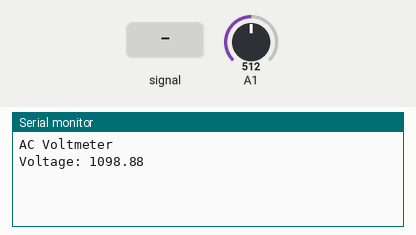
Simulated run of this sketch. Board: Arduino Uno, built with avr-gcc and run on an emulated ATmega328P. On the bench: the last lines printed to the serial monitor. The inputs (shaded band) are chosen by the test bench; at power-on: A1 = 512.

Above: at 1.2 s.
1.3 s: A1 fed a 200 Hz sine of ±81 counts around its level
At 2.6 s:
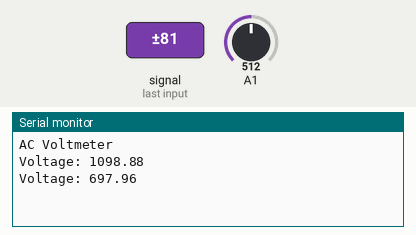
2.8 s: A1 set to 716
At 3.4 s:
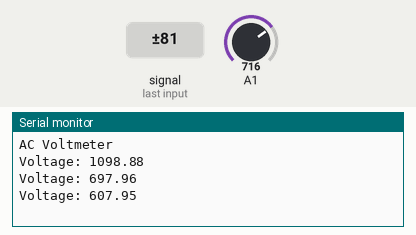
4.3 s: A1 set to 900
At 5.8 s:
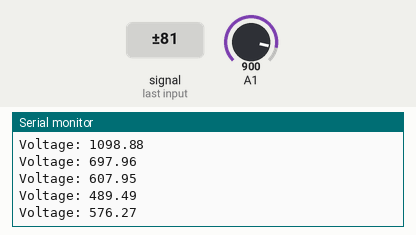
Timing chart, 0 to 7.3 s (numbered marks = the images above; inputs shaded):
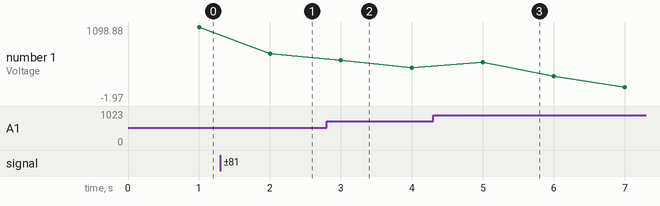

The sketch:

ac_voltmeter_zmpt101b.ino
```cpp
#include <Filters.h>

float testFrequency = 50;                     // signal frequency (Hz)
float windowLength = 40.0/testFrequency;     // how long to average the signal, for statistist

int Sensor = 0;

float intercept = -0.04;  // adjust untuk kalibrasi
float slope = 0.0964;   // adjust untuk kalibrasi
float current_Volts;

unsigned long printPeriod = 1000;     //Refresh rate
unsigned long previousMillis = 0;

void setup() {
  Serial.begin( 9600 );
  Serial.println("AC Voltmeter");
  //delay(5000);
}

void loop() {

  RunningStatistics inputStats;
  inputStats.setWindowSecs( windowLength );

  while( true ) {
    Sensor = analogRead(A1);                // read the analog in value:
    inputStats.input(Sensor);                   // log to Stats function

    if((unsigned long)(millis() - previousMillis) >= printPeriod) {
      previousMillis = millis();                // update time every second

      current_Volts = intercept + slope * inputStats.sigma(); //Calibartions for offset and amplitude
      current_Volts= current_Volts*(49.3231);                //Further calibrations for the amplitude

      Serial.print( "Voltage: " );
      Serial.println( current_Volts );

    }
  }

}
```

Measured:
- after the input at 1.3 s, the serial monitor: prints a new line after 0.70 s (image 1)
- after the input at 2.8 s, the serial monitor: prints a new line after 0.20 s (image 2)
- after the input at 4.3 s, the serial monitor: prints a new line after 0.70 s (image 3)
- plotted number 1: 1098.88 → 697.96 after the input at 1.3 s, 697.96 → 489.49 after the input at 2.8 s, 489.49 → -1.97 after the input at 4.3 s
